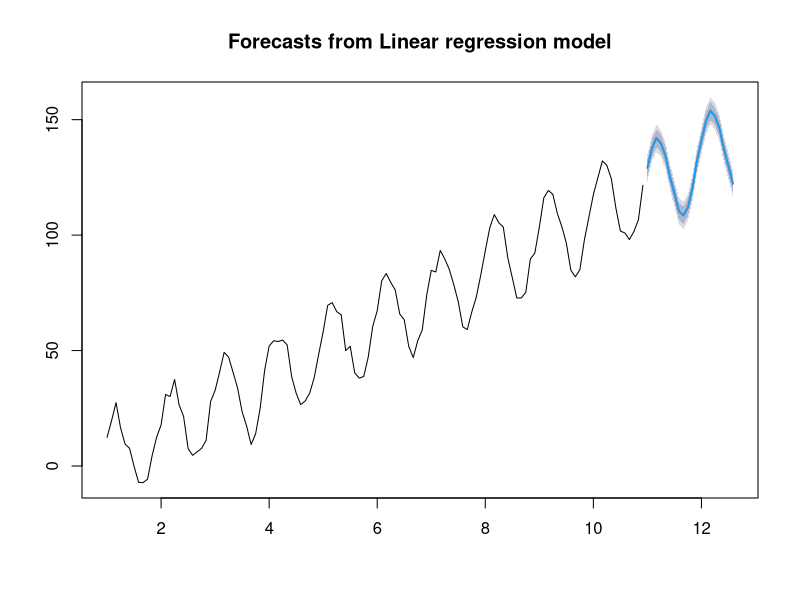

Reproduce this figure in R.
library(forecast)


### Name: tslm
### Title: Fit a linear model with time series components
### Aliases: tslm
### Keywords: stats

### ** Examples


y <- ts(rnorm(120,0,3) + 1:120 + 20*sin(2*pi*(1:120)/12), frequency=12)
fit <- tslm(y ~ trend + season)
plot(forecast(fit, h=20))
